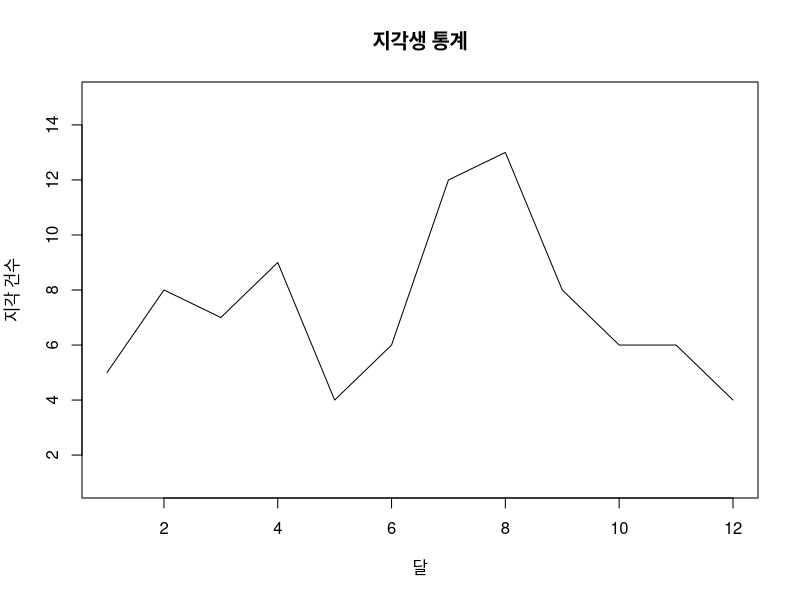
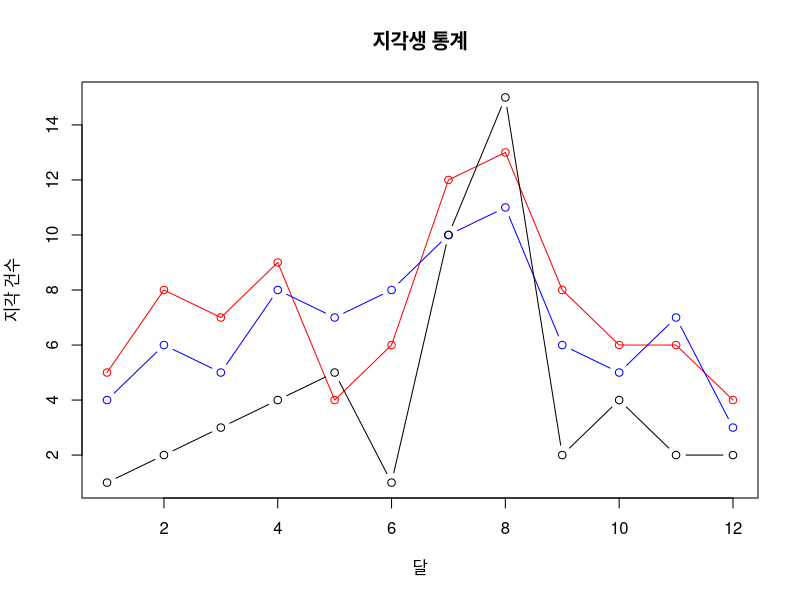
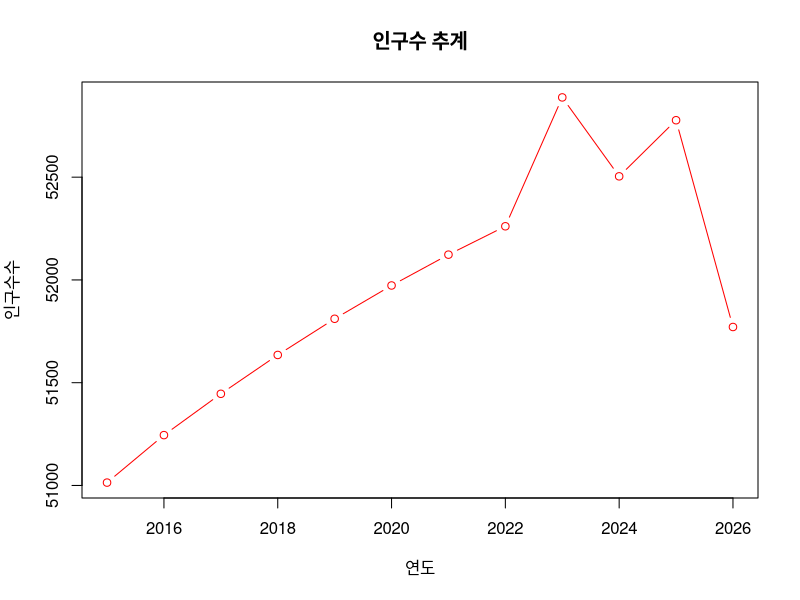

Recreate these plots in R, in order. (Note: this script raises an error after producing the figures.)
# 선 그래프의 작성

month <- c(1:12)
late <- c(5,8,7,9,4,6,12,13,8,6,6,4)  #지각생
length(late)
length(month)

# 선그래프는 시계열자료의 내용을 파악하는 가장 기본적 방법
plot(
  x = month, 
  y = late, 
  type = "l",           #type 그래프의 종류선택(알파벳 : l, o, s)
  main = "지각생 통계", 
  lty = 1,              #선의 종류(line type : 1, 2..)
  lwd = 1,              #선의 굵기(1, 2, 3..)
  xlab = "달",
  ylab = "지각 건수",
  ylim = c(1, 15)       #y축의 범위
  ) 

month <- c(1:12)
late1 <- c(5,8,7,9,4,6,12,13,8,6,6,4)  
late2 <- c(4,6,5,8,7,8,10,11,6,5,7,3)  
length(late2)

plot(
  x = month,
  y = late1,
  type = "o",
  main = "지각생 통계",
  lty = 1,
  lwd = 1,
  col = 'red',
  xlab = "달",
  ylab = "지각 건수",
  ylim = c(1, 15)
)

# 기존 선그래프에 선그래프를 하나 더 추가하는 방법
lines(
  x = month,
  y = late2,
  type = "b",
  col = "blue"
)

late3 <- c(1,2,3,4,5,1,10,15,2,4,2,2)
length(late3)

lines(
  x = month, 
  y = late3,
  type = "b",
  col = "black"
)

# 2015년-2026년까지 예상 인구수 추계자료
year <- c(2015:2026)
pop <- c(51014, 51245, 51446, 51635, 51811, 51973, 52123, 52261, 52888,52504, 52777, 51771)
length(pop)

plot(
  x = year,
  y = pop,
  main = "인구수 추계",
  type = "b",
  col = "red",
  xlab = "연도",
  ylab = "인구수수"
)

# 상자 그림 그리기
# 혼자서 해보기
# Q1
mpg <- as.data.frame(ggplot2 :: mpg)
mpg <- mpg %>% filter(class == "compact" | class == "subcompact" | class == "suv" )
ggplot(data = mpg, aes(x = class, y = cty)) + geom_boxplot()

